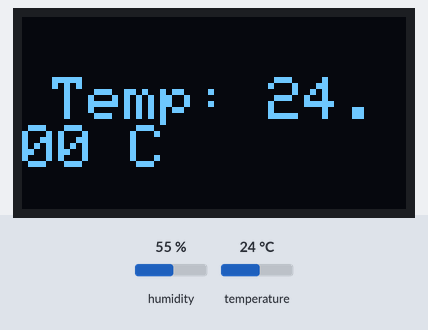
This program was run on a simulated ESP32-S3. Parts: 128×64 one-colour display. The test bench sets the inputs (shaded band); at power-on: temperature 24 °C, humidity 55 %. What the program prints to the serial monitor is not drawn.

Above: at 3.0 s.
3.1 s: temperature set to 12 °C
At 4.8 s:
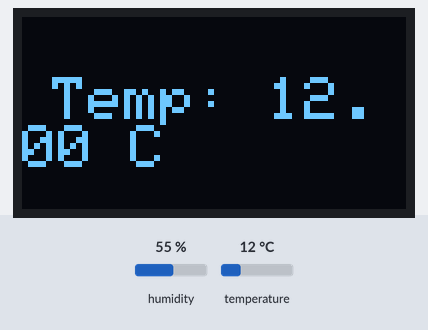
5.9 s: temperature set to 19 °C
At 7.8 s:
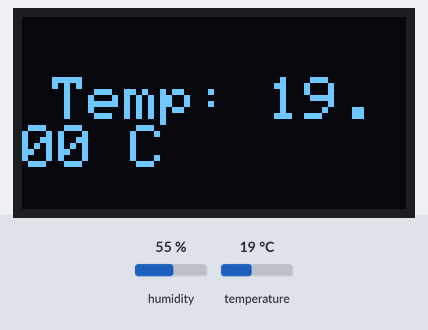
8.7 s: temperature set to 28 °C
At 11.4 s:
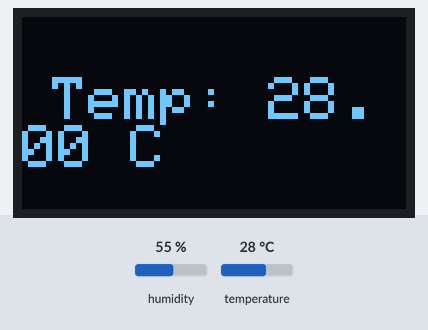
Timing chart, 0 to 12.9 s (numbered marks = the images above; inputs shaded):
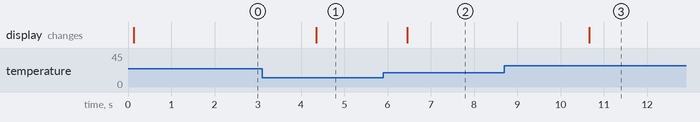

The program:

main.cpp
```cpp
#include <Wire.h>
#include <Adafruit_GFX.h>
#include <Adafruit_SSD1306.h>
#include <Adafruit_AHTX0.h>

#define SCREEN_WIDTH 128  // Ancho del OLED en píxeles
#define SCREEN_HEIGHT 64  // Alto del OLED en píxeles

#define SDA_PIN 8   // Pin SDA en ESP32-S3
#define SCL_PIN 9   // Pin SCL en ESP32-S3

#define OLED_RESET    -1  // Reset (-1 si no se usa un pin de reset)
#define SCREEN_ADDRESS 0x3C  // Dirección I2C del OLED (0x3C para la mayoría de pantallas SSD1306)

// Inicializar pantalla OLED
Adafruit_SSD1306 display(SCREEN_WIDTH, SCREEN_HEIGHT, &Wire, OLED_RESET);

// Inicializar sensor AHT10
Adafruit_AHTX0 aht10;

void setup() {
    Serial.begin(115200);
    Wire.begin(SDA_PIN, SCL_PIN);  // Inicializa I2C con los pines definidos

    // Inicializar la pantalla OLED
    if (!display.begin(SSD1306_SWITCHCAPVCC, SCREEN_ADDRESS)) {
        Serial.println(F("Error al iniciar la pantalla SSD1306"));
        while (true);  // Detener ejecución si falla la inicialización
    }

    // Inicializar el sensor AHT10 con la librería Adafruit
    if (!aht10.begin()) {
        Serial.println("Error: No se detectó el sensor AHT10.");
        while (true);  // Detener si no encuentra el sensor
    }

    Serial.println("Sistema iniciado correctamente.");
}

void loop() {
    // Leer temperatura y humedad
    sensors_event_t humidity, temp;
    aht10.getEvent(&humidity, &temp);  // Obtener valores

    // Mostrar temperatura en el monitor serie
    Serial.print("Temperatura: ");
    Serial.print(temp.temperature);
    Serial.println(" °C");

    // Limpiar pantalla OLED
    display.clearDisplay();

    // Configurar texto en pantalla
    display.setTextSize(2);  // Tamaño del texto
    display.setTextColor(SSD1306_WHITE);
    display.setCursor(10, 20);

    // Mostrar temperatura en el OLED
    display.print("Temp: ");
    display.print(temp.temperature);
    display.print(" C");

    display.display();  // Actualizar pantalla

    delay(2000);  // Esperar 2 segundos antes de actualizar
}
```

Measured:
- after the input at 3.1 s, the display: changes after 1.2 s (image 1)
- after the input at 5.9 s, the display: changes after 0.55 s (image 2)
- after the input at 8.7 s, the display: changes after 2.0 s (image 3)
